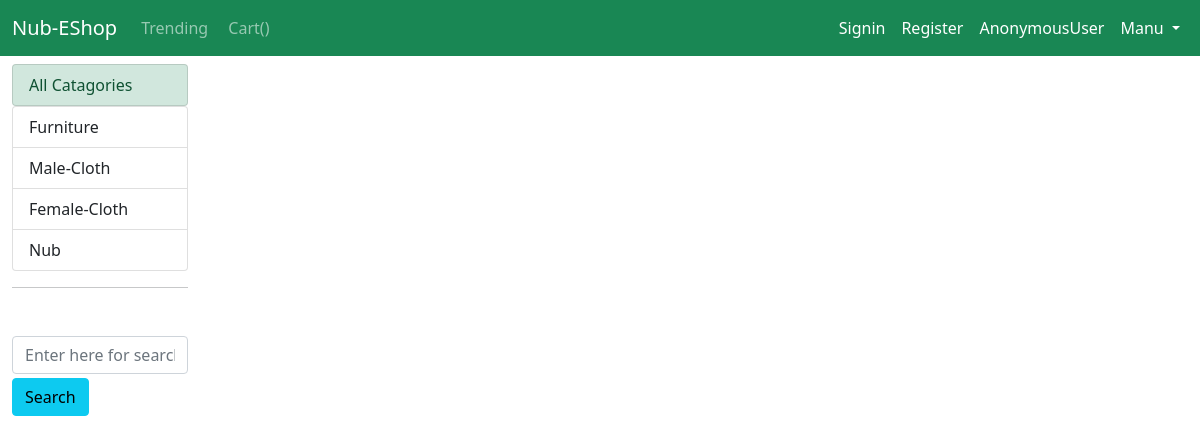
/, run on an earlier commit of the app's database.
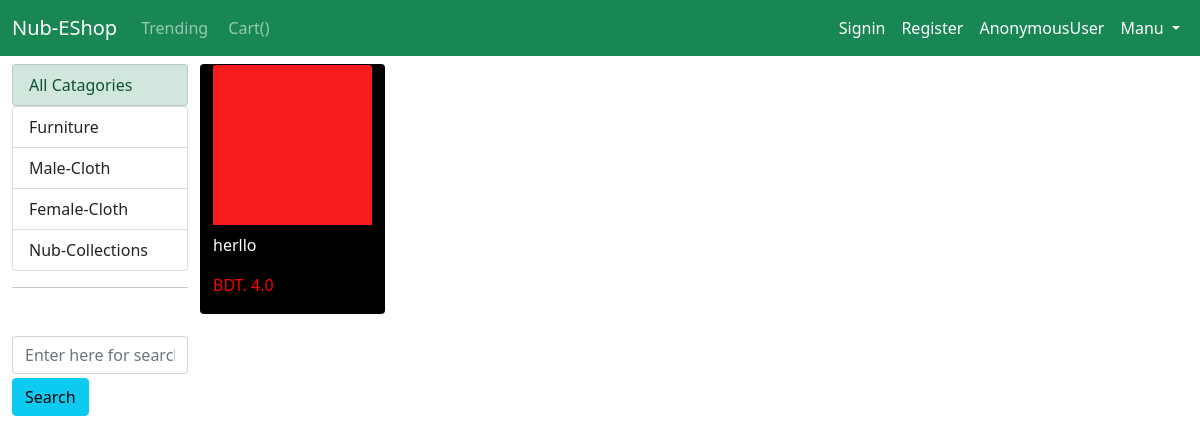
And on a later commit of the database.
### home/models/catagory.py (models this page shows, shortened)
class Catagory(models.Model):
    name = models.CharField(max_length=20)
    @staticmethod
    def get_all_catagories():
        return Catagory.objects.all()

### home/models/products.py (models this page shows, shortened)
class Products(models.Model):
    pid = models.IntegerField(auto_created=True, primary_key=True)
    title = models.CharField(max_length=60)
    price = models.FloatField(default=0)
    catagory = models.ForeignKey(Catagory, on_delete=models.CASCADE, default=1)
    description = models.TextField(max_length=500, null=True, blank=True)
    image = models.ImageField(upload_to="media/producct/")
    delivery = models.SmallIntegerField(default='3')
    stock = models.BooleanField(default=True)
    @staticmethod
    def get_all_products():
        return Products.objects.all()

### home/views.py (the view)
# urls.py: path('', views.home, name='home'),
def home(request):
    products = Products.get_all_products()
    catagory = Catagory.get_all_catagories()
    catagoryId = request.GET.get('catagory')
    if catagoryId:
        products = Products.get_all_products_by_catagories(catagoryId)
    else:
        products = Products.get_all_products()
    if "user" in request.session.keys():
        return render(request, 'home/index.html', context={'item': products, 'catagories': catagory})
    return render(request, 'home/index.html', context={'item': products, 'catagories': catagory})

### templates/home/index.html (shortened to what this page needs)
{% extends 'base/base.html' %}
{% block content %}
<div class="container-fluid mt-2">
 <div class="row">
  <div class="col-lg-2 mx-auto">
    <div class="list-group">
      <a href="/" class="list-group-item list-group-item-action list-group-item-success ">All Catagories</a>
    </div>
    <div class="list-group">
      {% for catagory in catagories %}
      <a href="/?catagory={{ catagory.id }}" class="list-group-item list-group-item-action">{{catagory.name }}</a>
      {% endfor %}
    </div>
    <hr>
    <div class="search_content mt-5">
      <form method="GET" action="{% url 'search' %}">
        <div class="form-group">
          <input type="text" class="form-control" id="search" name="keywords"  placeholder="Enter here for search">
        </div>
        <button type="submit" class="btn btn-info mt-1">Search</button>
      </form>
    </div>
  </div>
  <div id="products" class="col-lg-10 mx-auto">
    <div class="row">
      {% for items in item %}
      <div class="card mx-0 mb-2 bg-success text-dark bg-black" style="width: 185px;">
          <a href="{% url 'product_details' items.pid %}"><img src="{{ items.image.url }}" width="160" height="160" class="card-img-top" alt="..."></a>
          <div class="fs-card-title mt-2">
            <a href="{% url 'product_details' items.pid %}" class="text-decoration-none" ><p style="color:white;">{{items.title}}</p></a>
          </div>
          <div class="fs-card-price">
            <a href="{% url 'product_details' items.pid %}" class="text-decoration-none" >
              <p style="color:red">BDT. {{items.price}}</p>
            </a>
          </div>
      </div>
      {% endfor %}
    </div>
  </div>
 </div>
</div>
{% endblock content %}

What changed in the data, as far as the page shows it:
changed Catagory: name "Nub" → "Nub-Collections"
added Products: image (picture), title "herllo", price "4.0"
